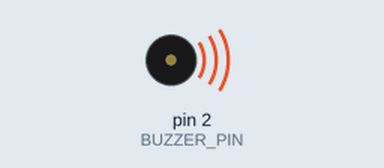
Bench run of a sketch on a simulated Arduino Uno, built with avr-gcc and run on an emulated ATmega328P. On the bench: buzzer (waves = sounding, pin HIGH).

Above: at 0.05 s.
Timing chart, 0 to 3.0 s (numbered marks = the images above):
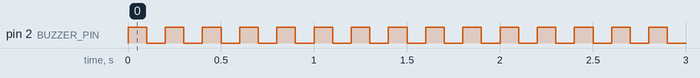

The sketch:

beep.ino
```cpp
#define BUZZER_PIN 2 // Define the pin connected to the buzzer (GPIO 2)

void setup() {
  pinMode(BUZZER_PIN, OUTPUT); // Set the buzzer pin as output
}

void loop() {
  // Make the buzzer sound for 30 seconds
  unsigned long startTime = millis(); // Get the start time
  while (millis() - startTime < 30000) { // Loop for 30 seconds
    digitalWrite(BUZZER_PIN, HIGH); // Turn the buzzer on
    delay(100); // Wait for 100 milliseconds (adjust this value to change the buzzer frequency)
    digitalWrite(BUZZER_PIN, LOW); // Turn the buzzer off
    delay(100); // Wait for 100 milliseconds
  }
  // Buzzer will stop after 30 seconds due to loop ending
}
```

Measured:
- by itself, pin 2 (BUZZER_PIN): alternates HIGH for 0.10 s and LOW for 0.10 s
